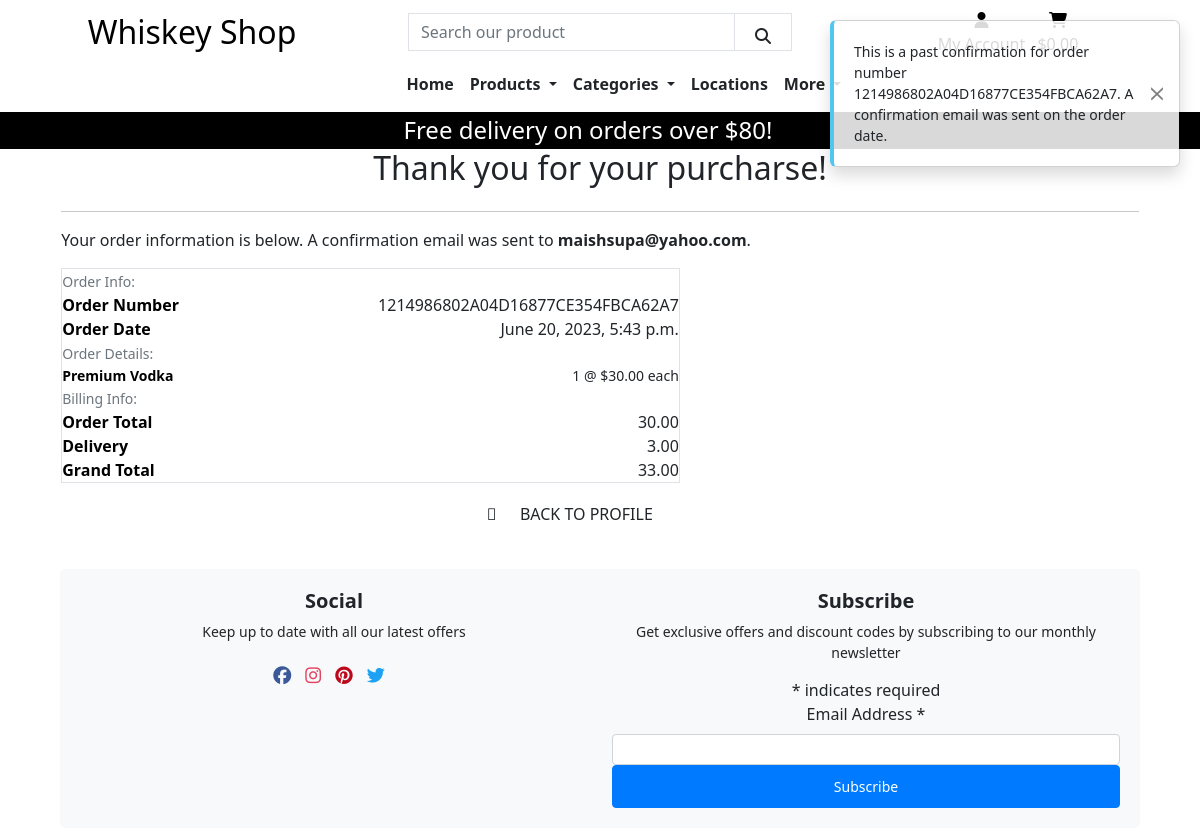
/profile/order_history/1214986802A04D16877CE354FBCA62A7, run on the app's committed database.
### checkout/models.py (models this page shows, shortened)
class Order(models.Model):
    order_number = models.CharField(max_length=32, null=False, editable=False)
    user_name = models.ForeignKey(UserProfile, on_delete=models.SET_NULL,
                                  null=True, blank=True, related_name='orders')
    full_name = models.CharField(max_length=50, null=False, blank=False)
    email = models.EmailField(max_length=254, null=False, blank=False)
    phone_number = models.CharField(max_length=20, null=False, blank=False)
    country = CountryField(blank_label='Country *', null=False, blank=False)
    county = models.CharField(max_length=80, null=True, blank=True)
    city = models.CharField(max_length=80, null=True, blank=True)
    postcode = models.CharField(max_length=20, null=True, blank=True)
    street_address1 = models.CharField(max_length=80, null=False, blank=False)
    street_address2 = models.CharField(max_length=80, null=True, blank=True)
    date = models.DateTimeField(auto_now_add=True)
    delivery_cost = models.DecimalField(max_digits=6, decimal_places=2, null=False, default=0)
    order_total = models.DecimalField(max_digits=10, decimal_places=2, null=False, default=0)
    grand_total = models.DecimalField(max_digits=10, decimal_places=2, null=False, default=0)
    original_bag = models.TextField(null=False, blank=False, default='')
    stripe_pid = models.CharField(max_length=200, null=False, blank=False, default='')

class OrderLineItem(models.Model):
    order = models.ForeignKey(Order, null=False, blank=False, on_delete=models.CASCADE, related_name='lineitems')
    product = models.ForeignKey(Product, null=False, blank=False, on_delete=models.CASCADE)
    product_flavor = models.CharField(max_length=2, null=True, blank=True)
    quantity = models.IntegerField(null=False, blank=False, default=0)
    lineitem_total = models.DecimalField(max_digits=6, decimal_places=2, null=False, blank=False, editable=False)

### products/models.py (models this page shows, shortened)
class Product(models.Model):
    category = models.ForeignKey('Category', null=True, blank=True, on_delete=models.SET_NULL)
    sku = models.CharField(max_length=254, null=True, blank=True)
    name = models.CharField(max_length=254)
    description = models.TextField()
    price = models.DecimalField(max_digits=6, decimal_places=2)
    main_flavor = models.CharField(max_length=40, null=True, blank=True)
    image = models.ImageField(null=True, blank=True)
    has_other_flavors = models.BooleanField(default=False, null=True, blank=True)

### profiles/views.py (the view)
def order_history(request, order_number):
    order = get_object_or_404(Order, order_number=order_number)
    messages.info(request, (
        f'This is a past confirmation for order number {order_number}. '
        'A confirmation email was sent on the order date.'
    ))
    template = 'checkout/checkout_success.html'
    context = {
        'order': order,
        'from_profile': True,
    }
    return render(request, template, context)

### bag/contexts.py (called while the page is built, shortened)
def bag_contents(request):
    bag_items = []
    total = 0
    product_count = 0
    bag = request.session.get('bag', {})
    if total < settings.FREE_DELIVERY_THRESHOLD:
        delivery = total * Decimal(settings.STANDARD_DELIVERY_PERCENTAGE / 100)
        free_delivery_delta = settings.FREE_DELIVERY_THRESHOLD - total
    else:
        delivery = 0
        free_delivery_delta = 0
    grand_total = delivery + total
    context = {
        'bag_items': bag_items,
        'total': total,
        'product_count': product_count,
        'delivery': delivery,
        'free_delivery_delta': free_delivery_delta,
        'free_delivery_threshold': settings.FREE_DELIVERY_THRESHOLD,
        'grand_total': grand_total,
    }
    return context

### checkout/templates/checkout/checkout_success.html (shortened to what this page needs)
{% extends "base.html" %}
{% load static %}
{% block extra_css %}
    <link rel="stylesheet" href="{% static 'checkout/css/checkout.css' %}">
{% endblock %}
{% block content %}
<div class="overlay"></div>
<div class="container">
    <div class="row">
        <div class="col">
            <h2 class="mb-4 text-center">Thank you for your purcharse!</h2>
            <hr>
            <p>Your order information is below. A confirmation email was sent to <strong>{{ order.email }}</strong>.</p>
        </div>
    </div>
    <div class="row">
        <div class="col-12 col-lg-7">
            <div class="order-confirmation border">
                <div class="row">
                    <div class="col">
                        <small class="text-muted">Order Info:</small>
                    </div>
                </div>
                <div class="row">
                    <div class="col-12 col-md-4">
                        <p class="mb-0 text-black font-weight-bold">Order Number</p>
                    </div>
                    <div class="col-12 col-md-8 text-md-right">
                        <p class="mb-0">{{ order.order_number }}</p>
                    </div>
                </div>
                <div class="row">
                    <div class="col-12 col-md-4">
                        <p class="mb-0 text-black font-weight-bold">Order Date</p>
                    </div>
                    <div class="col-12 col-md-8 text-md-right">
                        <p class="mb-0">{{ order.date }}</p>
                    </div>
                </div>
                <div class="row">
                    <div class="col">
                        <small class="text-muted">Order Details:</small>
                    </div>
                </div>
                {% for item in order.lineitems.all %}
                    <div class="row">
                        <div class="col-12 col-md-4">
                            <p class="small mb-0 text-black font-weight-bold">
                                {{ item.product.name }}{% if item.product_flavour %} - flavour {{ item.product.flavour|upper }}{% endif %}
                            </p>
                        </div>
                        <div class="col-12 col-md-8 text-md-right">
                            <p class="small mb-0">{{ item.quantity }} @ ${{ item.product.price }} each</p>
                        </div>
                    </div>
                {% endfor %}
                <div class="row">
                    <div class="col">
                        <small class="text-muted">Billing Info:</small>
                    </div>
                </div>
                <div class="row">
                    <div class="col-12 col-md-4">
                        <p class="mb-0 text-black font-weight-bold">Order Total</p>
                    </div>
                    <div class="col-12 col-md-8 text-md-right">
                        <p class="mb-0">{{ order.order_total }}</p>
                    </div>
                </div>
                <div class="row">
                    <div class="col-12 col-md-4">
                        <p class="mb-0 text-black font-weight-bold">Delivery</p>
                    </div>
                    <div class="col-12 col-md-8 text-md-right">
                        <p class="mb-0">{{ order.delivery_cost }}</p>
                    </div>
                </div>
                <div class="row">
                    <div class="col-12 col-md-4">
                        <p class="mb-0 text-black font-weight-bold">Grand Total</p>
                    </div>
                    <div class="col-12 col-md-8 text-md-right">
                        <p class="mb-0">{{ order.grand_total }}</p>
                    </div>
                </div>
            </div>
        </div>
        <div class="row">
            <div class="col-12 col-lg-7 text-right">
                {% if from_profile %}
                    <a href="{% url 'profile' %}" class="btn btn-black rounded-0 my-2">
                        <span class="icon mr-2">
                            <i class="fad fa-glass-whiskey"></i>
                        </span>
                        <span class="text-uppercase">Back to Profile</span>
                    </a>
                {% else %}
                    <a href="{% url 'products' %}?category=whiskey,rum,spirit,gin,boubon,wines,champagne" class="btn btn-black rounded-0 my-2">
                        <span class="icon mr-2">
                            <i class="fa-solid fa-arrow-left-long"></i>
                        </span>
                        <span class="text-uppercase">All products</span>
                {% endif %}
			</div>
        </div>
    </div>
</div>
{% endblock %}

### static/css/base.css (style rules this page uses)
html, body { height: 100%; margin: 0; }
.icon { align-items: center; display: inline-flex; justify-content: center; height: 2rem; width: 2rem; border-radius: 50%; }
@media (min-width: 1200px) { .container { max-width: 90%; } }
.overlay { height: 100%; width: 100%; top: 0; left: 0; position: fixed; background: white; z-index: -1; }

### data on the page
Order: email "maishsupa@yahoo.com", order_number "1214986802A04D16877CE354FBCA62A7", date "June 20, 2023, 5:43 p.m.", order_total "30.00", delivery_cost "3.00", grand_total "33.00"
OrderLineItem: product.name "Premium Vodka", quantity "1", product.price "30.00"

### other printed values
{{ free_delivery_threshold }} "80"
{{ message }} "This is a past confirmation for order number 1214986802A04D16877CE354FBCA62A7. A confirmation email was sent on the order date."
